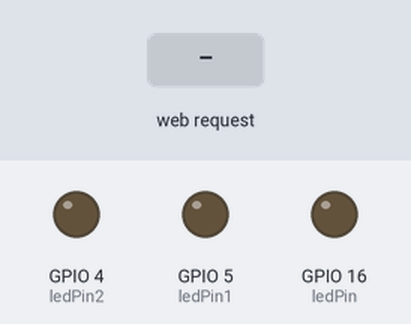
A sketch run on a simulated ESP8266 (NodeMCU). Shown: output pins drawn as LEDs (lit = HIGH). The inputs (shaded band) are chosen by the test bench. WiFi joins after 1.5 s; servers stay silent unless stated; what the sketch prints to the serial monitor is not drawn.

Above: at 2.7 s.
2.8 s: HTTP request GET /LED=ON received
At 3.1 s:
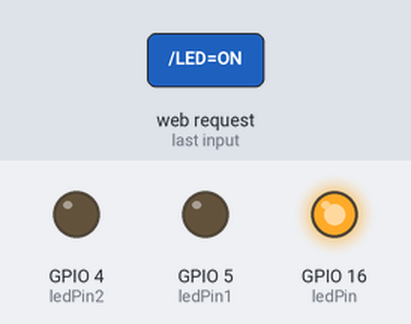
4.3 s: HTTP request GET /allDevice=ON received
At 5.4 s:
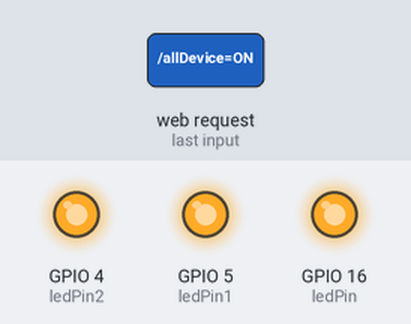
5.8 s: HTTP request GET /LED=OFF received
At 6.5 s:
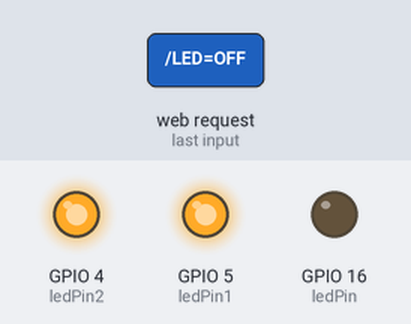
7.3 s: HTTP request GET /LED1=OFF received
At 7.7 s:
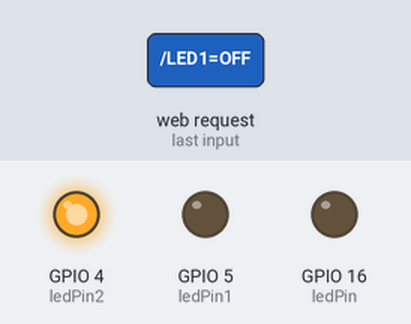
8.8 s: HTTP request GET /LED=ON received
At 10.0 s:
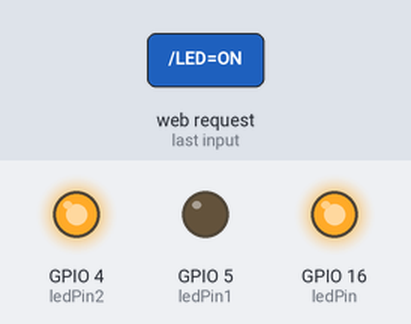
10.3 s: HTTP request GET /LED1=ON received
At 11.2 s:
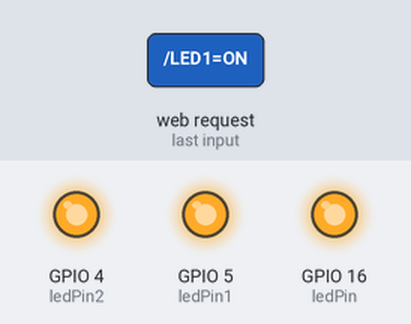
Timing chart, 0 to 12.8 s (numbered marks = the images above; inputs shaded):
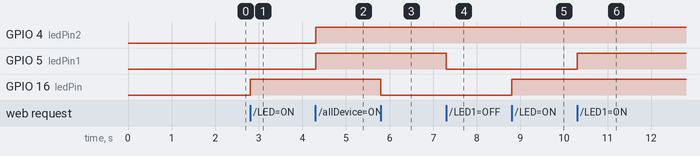

Measured:
- after the input at 2.8 s, GPIO 16 (ledPin): LOW → HIGH at once
- after the input at 4.3 s, GPIO 4 (ledPin2), GPIO 5 (ledPin1): LOW → HIGH at once
- after the input at 5.8 s, GPIO 16 (ledPin): HIGH → LOW at once
- after the input at 7.3 s, GPIO 5 (ledPin1): HIGH → LOW at once
- after the input at 8.8 s, GPIO 16 (ledPin): LOW → HIGH at once
- after the input at 10.3 s, GPIO 5 (ledPin1): LOW → HIGH at once

The sketch:

new_iot.ino
```cpp
#include <ESP8266WiFi.h>

const char* ssid = "raspberry"; //Wifi-Name
const char* password = "sumit17222@"; //Wifi-password

int ledPin = 16; //device1
int ledPin1 = 5;//device2
int ledPin2 = 4;// device3
WiFiServer server(80);//creating wifiserver

void setup() {
  Serial.begin(115200);
  delay(10);

  pinMode(ledPin, OUTPUT);
  pinMode(ledPin1, OUTPUT);
  pinMode(ledPin2, OUTPUT);
  digitalWrite(ledPin, LOW);
  digitalWrite(ledPin1, LOW);
  digitalWrite(ledPin2, LOW);

  // Connect to WiFi network
  Serial.println();
  Serial.println();
  Serial.print("Connecting to ");
  Serial.println(ssid);

  WiFi.begin(ssid, password);

  while (WiFi.status() != WL_CONNECTED) {
    delay(500);
    Serial.print(".");
  }
  Serial.println("");
  Serial.println("WiFi connected");

  // Start the server
  server.begin();
  Serial.println("Server started");

  // Print the IP address
  Serial.print("Use this URL to connect: ");
  Serial.print("http://");
  Serial.print(WiFi.localIP());
  Serial.println("/");

}

void loop() {
  // Check if a client has connected
  WiFiClient client = server.available();
  if (!client) {
    return;
  }

  // Wait until the client sends some data
  Serial.println("new client");
  while(!client.available()){
    delay(1);
  }

  // Read the first line of the request
  String request = client.readStringUntil('\r');
  Serial.println(request);
  client.flush();

  // Match the request

  int value = LOW;
  int value2=LOW;
  int value3=LOW;
  if (request.indexOf("/LED=ON") != -1)  {
    digitalWrite(ledPin, HIGH);
    value = HIGH;
  }
  if (request.indexOf("/LED=OFF") != -1)  {
    digitalWrite(ledPin, LOW);
    value = LOW;
  }

if (request.indexOf("/LED1=ON") != -1)  {
    digitalWrite(ledPin1, HIGH);
    value2 = HIGH;
  }
  if (request.indexOf("/LED1=OFF") != -1)  {
    digitalWrite(ledPin1, LOW);
    value2 = LOW;
  }

if (request.indexOf("/LED2=ON") != -1)  {
    digitalWrite(ledPin2, HIGH);
    value3 = HIGH;
  }
  if (request.indexOf("/LED2=OFF") != -1)  {
    digitalWrite(ledPin2, LOW);
    value3 = LOW;
  }

if (request.indexOf("/allDevice=ON") != -1)  {
    digitalWrite(ledPin, HIGH);
    digitalWrite(ledPin1, HIGH);
    digitalWrite(ledPin2, HIGH);
    value = HIGH;
    value2 = HIGH;
    value3 = HIGH;
  }
  if (request.indexOf("/allDevice=OFF") != -1)  {
    digitalWrite(ledPin, LOW);
    digitalWrite(ledPin1, HIGH);
    digitalWrite(ledPin2, HIGH);
    value= LOW;
    value2 = LOW;
    value3 = LOW;
  }


// Set ledPin according to the request
//digitalWrite(ledPin, value);

  // Return the response
  client.println("HTTP/1.1 200 OK");
  client.println("Content-Type: text/html");
  client.println(""); //  do not forget this one
  client.println("<!DOCTYPE HTML>");
  client.println("<html>");

  client.print("Device1 pin is now: ");

  if(value == HIGH) {
    client.print("On");
  } else {
    client.print("Off");
  }
  client.println("<br><br>");
  client.println("<a href=\"/LED=ON\"\"><button>Turn On </button></a>");
  client.println("<a href=\"/LED=OFF\"\"><button>Turn Off </button></a><br />");


  client.println("<hr/><hr>");
  client.print("Device2 is now: ");

  if(value2 == HIGH) {

    client.print("On");
  } else {
    client.print("Off");
  }
  client.println("<br><br>");
  client.println("<a href=\"/LED1=ON\"\"><button>Turn On </button></a>");
  client.println("<a href=\"/LED1=OFF\"\"><button>Turn Off </button></a><br />");


   client.println("<hr/><hr>");
   client.print("Device3 is now: ");

  if(value3 == HIGH) {
    client.print("On");
  } else {
    client.print("Off");
  }
  client.println("<br><br>");
  client.println("<a href=\"/LED2=ON\"\"><button>Turn On </button></a>");
  client.println("<a href=\"/LED2=OFF\"\"><button>Turn Off </button></a><br />");


  client.println("</html>");
   client.println("</tbody> </table> <p style=\"text-align: center;\">Turn all: <a href=\"/allDevice=ON\">ON</a> <a href=\"/allDevice=OFF\">OFF</a> <br> </p> <form style= \"width:450px; margin-left: auto; margin-right: auto; text-align: center;\" method=\"GET\"></form> <br> <hr /> <h5 style=\"text-align: center;\"><a title=\"Made by Sumit Singh\" href=\"https://goo.gl/yP90fX\" target=\"_blank\">Made By Sumit Singh</a></h5> </html>");

  delay(1);
  Serial.println("Client disonnected");
  Serial.println("");

}
```
